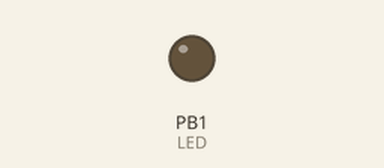
The sketch below on a simulated ATtiny85, built with avr-gcc and run on an emulated ATtiny85. Parts: output pins drawn as LEDs (lit = HIGH). Sleep ends after the set time or at an interrupt.

Above: at 0.1 s.
At 119.9 s:
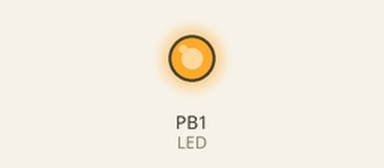
Timing chart, 0 to 124.4 s (numbered marks = the images above):
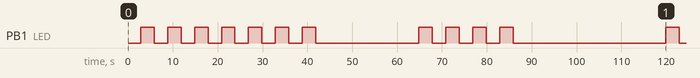

The sketch:

Thermometer-Attiny85.ino
```cpp
/*
  Thermometer Attiny85

  Attiny85 has an internal temperature sensor, which measures the chip temperature.
  However, if the chip is sleeping for a long time, the chip temperature would approach
  the ambient temperature.
  This program puts Attiny85 to sleep and uses the Watchdog timer to wake it up after
  about 9 seconds.  Then it measures the temperature and displays it by blinking the LED
  in Degrees Celsius as follows:
  - Negative sign is 4 quick blinks.
  - Each digit is a series of digit blinks separated by a pause.
    - Long blink means 0.
    - For all other digits the number of normal blinks corresponds to the
      digit displayed.

  The led should not be connected directly to the GPIO pin, but through a transistor with 1Mohm
  resistor in the base circuit.  This minimizes the power drawn through the chip, to avoid
  heating it above the ambient temperature, thus achieving better accuracy.

  I used an A42 NPN transistor for driving the LED with 220Ohm resistor in the collector circuit.
  This is not the best choice - for a brighter LED a transistor with higher hFE should be used.

  Notes: This works well with Vcc around 3.3V.  The compensation formula most likely needs correction,
  in order to make the reading independent of the power supply voltage, so no volage regulator
  would be needed.

  modified 2016-06-09
  by Jordan Stojanovski
 */

#include <avr/wdt.h>
#include <avr/sleep.h>

#ifndef cbi
#define cbi(sfr, bit) (_SFR_BYTE(sfr) &= ~_BV(bit))
#endif
#ifndef sbi
#define sbi(sfr, bit) (_SFR_BYTE(sfr) |= _BV(bit))
#endif

#define CLOCK_DIVIDER_ADJUSTMENT

#define LED 1

#ifndef CLOCK_DIVIDER_ADJUSTMENT
#define SETTLE 100
#define PAUSE 1000
#define BLINK_DURATION 300
#define FAST_BLINK_DURATION 100
#else
#define SETTLE 1000
#define PAUSE 10000
#define BLINK_DURATION 3000
#define FAST_BLINK_DURATION 1000
#endif

//****************************************************************
// 0=16ms, 1=32ms,2=64ms,3=128ms,4=250ms,5=500ms
// 6=1 sec,7=2 sec, 8=4 sec, 9= 8sec
void setup_watchdog(int ii) {
  byte bb;
  int ww;
  if (ii > 9 ) ii=9;
  bb=ii & 7;
  if (ii > 7) bb|= (1<<5);
  bb|= (1<<WDCE);
  ww=bb;
  MCUSR &= ~(1<<WDRF);
  // start timed sequence
  WDTCR |= (1<<WDCE) | (1<<WDE);
  // set new watchdog timeout value
  WDTCR = bb;
  WDTCR |= _BV(WDIE);
}

//****************************************************************
// set system into the sleep state
// system wakes up when wtchdog is timed out
void system_sleep() {
  cbi(ADCSRA,ADEN);  // switch Analog to Digitalconverter OFF
  set_sleep_mode(SLEEP_MODE_PWR_DOWN); // sleep mode is set here
  sleep_enable();
  sleep_mode();                        // System sleeps here
  sleep_disable();              // System continues execution here when watchdog timed out
  sbi(ADCSRA,ADEN);                    // switch Analog to Digitalconverter ON
}

void blinkInteger(int n)
{
  if (0 == n) { // Blink zero
    digitalWrite(LED, HIGH);
    delay(5 * BLINK_DURATION);
    digitalWrite(LED, LOW);
    delay(PAUSE);
  } else if (n < 0) { // Blink minus
    for (int i = 0; i<5; i++) { // fast blink 4 times
      digitalWrite(LED, HIGH);
      delay(FAST_BLINK_DURATION);
      digitalWrite(LED, LOW);
      delay(FAST_BLINK_DURATION);
    }
    delay(PAUSE);
    blinkInteger(-n);
  } else if (n <= 9 && n >=1) {
    for (int i = 0; i<n; i++) {
      digitalWrite(LED, HIGH);
      delay(BLINK_DURATION);
      digitalWrite(LED, LOW);
      delay(BLINK_DURATION);
    }
    delay(PAUSE);
  } else { // n >= 10
    int div;
    int digits = 0;
    for (div = 1; div <= n; div *= 10) digits++; // count the number of digits
    for (int i=0; i<digits; i++) {
      div /= 10;
      blinkInteger(n / div);
      delay(PAUSE);
      n %= div;
    }
  }
}

// From: https://learn.sparkfun.com/tutorials/h2ohno/low-power-attiny
// sleepTime:
//  0=16ms, 1=32ms,2=64ms,3=128ms,4=250ms,5=500ms
//  6=1 sec,7=2 sec, 8=4 sec, 9= 8sec
void sleep(int sleepTime) {
    setup_watchdog(sleepTime); //Setup watchdog to go off after: 0=16ms, 1=32ms,2=64ms,3=128ms,4=250ms,5=500ms, 6=1 sec,7=2 sec, 8=4 sec, 9= 8sec
    system_sleep(); //Go to sleep! Wake up 1sec later and check water
}


// From: http://21stdigitalhome.blogspot.com/2014/10/trinket-attiny85-internal-temperature.html
int getChipTemperatureCelsius() {
  int i;
  int t_celsius;
  uint8_t vccIndex;
  float rawTemp, rawVcc;

  // Measure temperature
  ADCSRA |= _BV(ADEN);           // Enable AD and start conversion
  ADMUX = 0xF | _BV( REFS1 );    // ADC4 (Temp Sensor) and Ref voltage = 1.1V;
  delay(SETTLE);                 // Settling time min 1 ms, wait 100 ms

  rawTemp = (float)getADC();     // use next sample as initial average
  for (int i=2; i<2000; i++) {   // calculate running average for 2000 measurements
    rawTemp += ((float)getADC() - rawTemp) / float(i);
  }
  ADCSRA &= ~(_BV(ADEN));        // disable ADC

  // Measure chip voltage (Vcc)
  ADCSRA |= _BV(ADEN);   // Enable ADC
  ADMUX  = 0x0c | _BV(REFS2);    // Use Vcc as voltage reference,
                                 //    bandgap reference as ADC input
  delay(SETTLE);                    // Settling time min 1 ms, there is
                                 //    time so wait 100 ms
  rawVcc = (float)getADC();      // use next sample as initial average
  for (int i=2; i<2000; i++) {   // calculate running average for 2000 measurements
    rawVcc += ((float)getADC() - rawVcc) / float(i);
  }
  ADCSRA &= ~(_BV(ADEN));        // disable ADC

  rawVcc = 1024 * 1.1f / rawVcc;
  //index 0..13 for vcc 1.7 ... 3.0
  vccIndex = min(max(17,(uint8_t)(rawVcc * 10)),30) - 17;

  // Temperature compensation using the chip voltage
  // with 3.0 V VCC is 1 lower than measured with 1.7 V VCC
  t_celsius = (int)(chipTemp(rawTemp) + (float)vccIndex / 13);

  return t_celsius;
}

// Calibration of the temperature sensor has to be changed for your own ATtiny85
// per tech note: http://www.atmel.com/Images/doc8108.pdf
float chipTemp(float raw) {
  const float chipTempOffset = 272.9;           // Your value here, it may vary
  const float chipTempCoeff = 1.075;            // Your value here, it may vary
  return((raw - chipTempOffset) / chipTempCoeff);
}

// Common code for both sources of an ADC conversion
int getADC() {
  ADCSRA  |=_BV(ADSC);           // Start conversion
  while((ADCSRA & _BV(ADSC)));    // Wait until conversion is finished
  return ADC;
}

// the setup function runs once when you press reset or power the board
void setup() {
  pinMode(LED, OUTPUT);
}

// the loop function runs over and over again forever
void loop() {
  int temperatureCelsius = getChipTemperatureCelsius(); // this must be done before blinking the led, as it increases the chip temperature
  blinkInteger(temperatureCelsius);

  sleep(9); // 9= 8sec (see above in the sleep() definition
}
```
